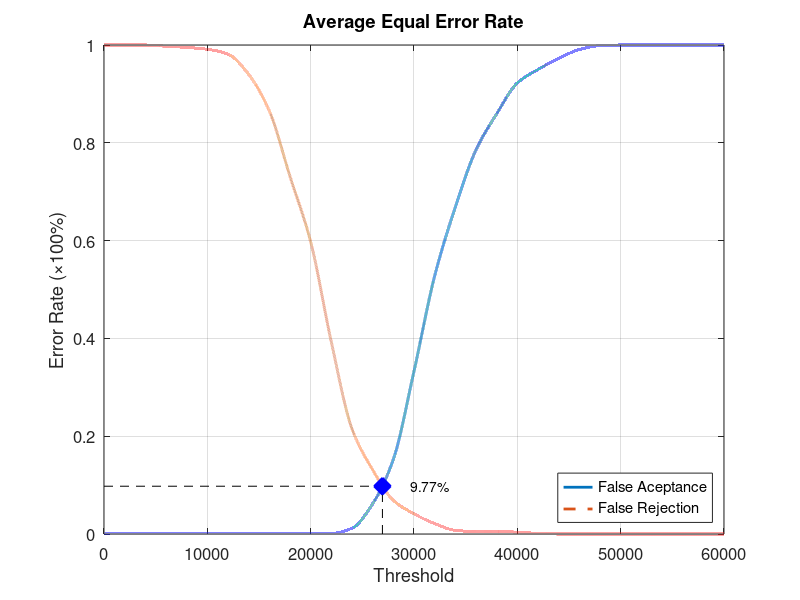
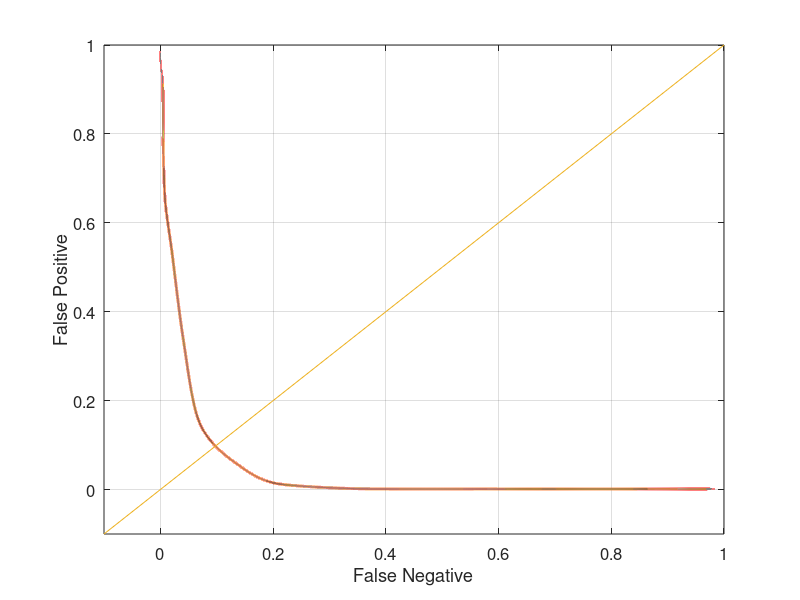

Write MATLAB code to recreate these figures, in order.
function yEER = Experiment2Average
close all;
clear;
clc;
x = 0:2000:60000;
xq = 0:0.5:60000;

y0 = [0 0.00131579 0.00131579 0.00131579 0.00131579 0.00131579 0.00131579 0.00131579 0.00131579 0.00131579 0.00131579 0.00131579 0.0118421 0.0618421 0.152632 0.332895 0.527632 0.668421 0.785526 0.859211 0.922368 0.95 0.972368 0.99079 0.998684 1 1 1 1 1 1];
yy0 = interp1(x, y0, xq, 'pchip');
y1 = [1 1 1 0.9975 0.995 0.99125 0.98125 0.94 0.865 0.73125 0.5975 0.3925 0.215 0.13125 0.06875 0.04125 0.02125 0.0075 0.005 0.005 0.00375 0.00125 0 0 0 0 0 0 0 0 0];
yy1 = interp1(x, y1, xq, 'pchip');

% Calculating EER: 
y2 = abs(y0 - y1);
find(y2 == min(y2))
yy2 = abs(yy0 - yy1);
xEER = find(yy2 == min(yy2));
xEERIndex = xq(xEER) % X-axis EER
yEER = yy0(xEER) % Y-axis EER

main = figure
plot(xq, yy0,'-','LineWidth', 2);	hold on
plot(xq, yy1,'--','LineWidth', 2);	hold on
plot([xEERIndex xEERIndex], [0 yEER], 'k--');	hold on
plot([0 xEERIndex], [yEER yEER], 'k--');	hold on
plot(xEERIndex, yEER, 'bx', 'LineWidth', 10);	hold on
text(xEERIndex + 10 * xEERIndex / 100, yEER, [num2str(round((10000 * yEER)) / 100) '%'])
legend('False Aceptance', 'False Rejection', 'Location', 'SouthEast')
xlabel('Threshold')
ylabel('Error Rate (\times100%)')
title('Average Equal Error Rate')
set(gca, 'FontSize', 12)
axis([0 60000 0 1])
grid on

print(main, 'Experiment2AverageMain', '-dpng');
FNRxFPR = figure('Color', [1 1 1]);
plot(yy1, yy0, '-', yy1, yy0, 'LineWidth', 2);
hold on
y = -0.1:0.1:1
plot(y, y); 
set(gca, 'FontSize', 12)
xlabel('False Negative')
ylabel('False Positive')
axis([-0.1 1 -0.1 1])
set(gca, 'FontSize', 12)
grid on

print(FNRxFPR, 'Experiment2AverageFNRxFPR','-dpng');
end
